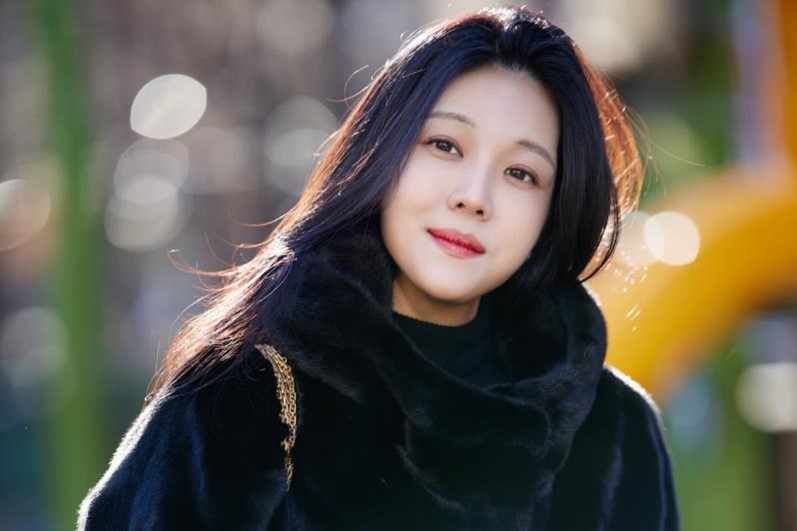
#> input picture server/uploads/1747658219221-662726780.jpg, 797 x 531 px
$ python fawkes.py uploads/1747658219221-662726780.jpg out.png
#> lines starting #> are read from the running program, lines starting #| are printed output that depends on the picture
import cv2
import numpy as np
import os
import sys
from PIL import Image
import piexif
import traceback

def add_protection_marker(input_path, output_path):
#> called with input_path = 'uploads/1747658219221-662726780.jpg', output_path = 'out.png'
    try:
        print(f"Reading image from: {input_path}")
        # 이미지 읽기
        image = cv2.imread(input_path)
#> image is the input picture: shape (531, 797, 3); mean B, G, R 80.8, 91.4, 96.2
        if image is None:
            raise Exception(f"Failed to read image from {input_path}")

        print(f"Image shape: {image.shape}")
#| Image shape: (531, 797, 3)

        # 얼굴 검출기 로드
        face_cascade = cv2.CascadeClassifier(cv2.data.haarcascades + 'haarcascade_frontalface_default.xml')
        if face_cascade.empty():
            raise Exception("Failed to load face cascade classifier")

        # 얼굴 검출
        gray = cv2.cvtColor(image, cv2.COLOR_BGR2GRAY)
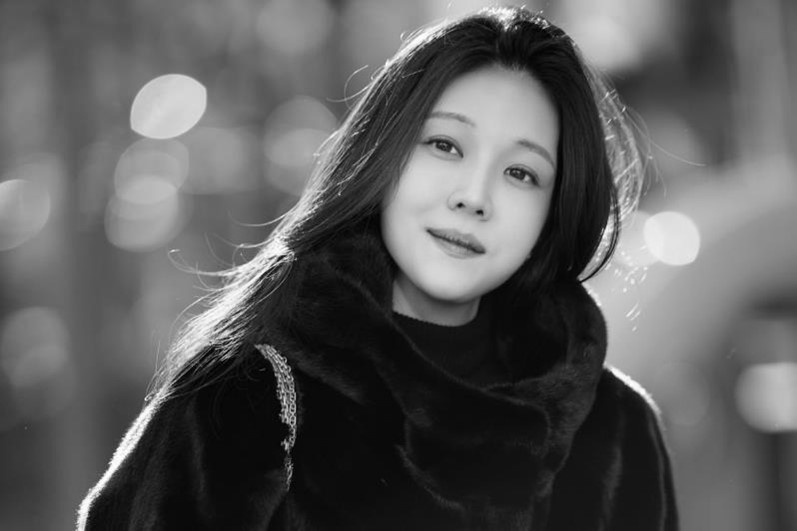
#> gray: shape (531, 797); min 0, max 255, mean 91.6
        faces = face_cascade.detectMultiScale(gray, 1.3, 5)
#> faces = [[372, 76, 216, 216]]
        print(f"Detected {len(faces)} faces")
#| Detected 1 faces

        # 원본 이미지 그대로 저장 (보호된 이미지)
        if not cv2.imwrite(output_path, image):
            raise Exception(f"Failed to save protected image to {output_path}")

        # AI 뷰 이미지 생성 (검은색 마스크 적용)
        ai_view_image = image.copy()

        for (x, y, w, h) in faces:
            try:
                # 얼굴 영역에 패딩 추가
                padding = int(min(w, h) * 0.2)  # 20% 패딩
                x1 = max(0, x - padding)
                y1 = max(0, y - padding)
                x2 = min(image.shape[1], x + w + padding)
                y2 = min(image.shape[0], y + h + padding)

                # AI 뷰 이미지에 검은색 마스크 적용
                ai_view_image[y1:y2, x1:x2] = 0
            except Exception as e:
                print(f"Error processing face at ({x}, {y}, {w}, {h}): {str(e)}")
                continue
#> this loop made 1 pass
#> (x, y, w, h, padding, x1, y1, x2) on pass 1: (372, 76, 216, 216, 43, 329, 33, 631)
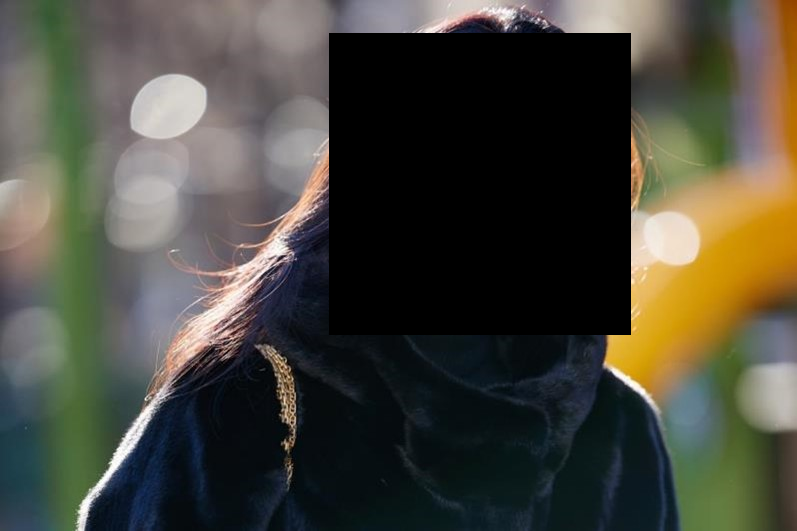
#> ai_view_image: shape (531, 797, 3); mean B, G, R 60.7, 71.1, 72.4

        # AI 뷰 이미지 저장
        ai_view_path = output_path.replace('.', '_ai_view.')
        if not cv2.imwrite(ai_view_path, ai_view_image):
            raise Exception(f"Failed to save AI view image to {ai_view_path}")
        print(f"Saved AI view image to: {ai_view_path}")

        # AI가 얼굴을 인식하는지 확인
        is_face_detected = check_face_detection(ai_view_path)
        print(f"Face detection in AI view: {is_face_detected}")

        # EXIF 데이터 추가
        try:
            exif_dict = {
                "0th": {},
                "Exif": {},
                "GPS": {},
                "1st": {},
                "thumbnail": None,
            }

            # 보호 마커 추가
            exif_dict["0th"][piexif.ImageIFD.Software] = "AI_Blind"
            exif_dict["Exif"][piexif.ExifIFD.UserComment] = "Protected Image"

            # EXIF 데이터를 JSON으로 변환
            exif_bytes = piexif.dump(exif_dict)

            # EXIF 데이터 추가
            piexif.insert(exif_bytes, output_path)
            print("Added EXIF data to image")

        except Exception as e:
            print(f"Warning: Failed to add EXIF data: {str(e)}")
            print(traceback.format_exc())

        return is_face_detected

    except Exception as e:
        print(f"Error in add_protection_marker: {str(e)}")
        print(traceback.format_exc())
        if os.path.exists(output_path):
            os.remove(output_path)
        raise

def check_face_detection(image_path):
#> called with image_path = 'out_ai_view.png'
    try:
        # 이미지 읽기
        image = cv2.imread(image_path)
        if image is None:
            print(f"Failed to read image from {image_path}")
            return False

        # 얼굴 검출기 로드
        face_cascade = cv2.CascadeClassifier(cv2.data.haarcascades + 'haarcascade_frontalface_default.xml')
        if face_cascade.empty():
            print("Failed to load face cascade classifier")
            return False

        # 얼굴 검출
        gray = cv2.cvtColor(image, cv2.COLOR_BGR2GRAY)
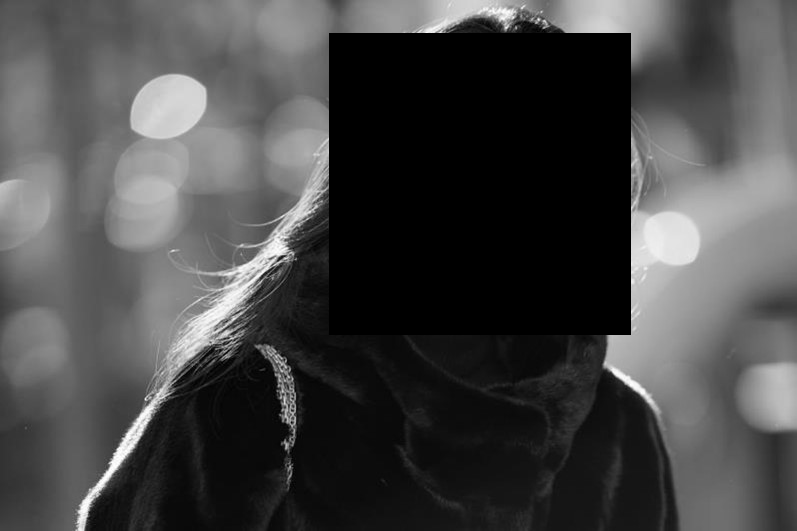
#> gray: shape (531, 797); min 0, max 255, mean 70.3
        faces = face_cascade.detectMultiScale(gray, 1.3, 5)
#> faces = ()

        # 얼굴이 검출되면 True 반환
        return len(faces) > 0
    except Exception as e:
        print(f"Error in check_face_detection: {str(e)}")
        print(traceback.format_exc())
        return False

if __name__ == "__main__":
    if len(sys.argv) != 3:
        print("Usage: python fawkes.py <input_path> <output_path>")
        sys.exit(1)

    input_path = sys.argv[1]
    output_path = sys.argv[2]

    try:
        is_face_detected = add_protection_marker(input_path, output_path)
#> in add_protection_marker, `is_face_detected = check_face_detection(ai_view_path)`: is_face_detected = False
#| Face detection in AI view: False
#> (the run stopped early here; a loop or call above may not have finished)
